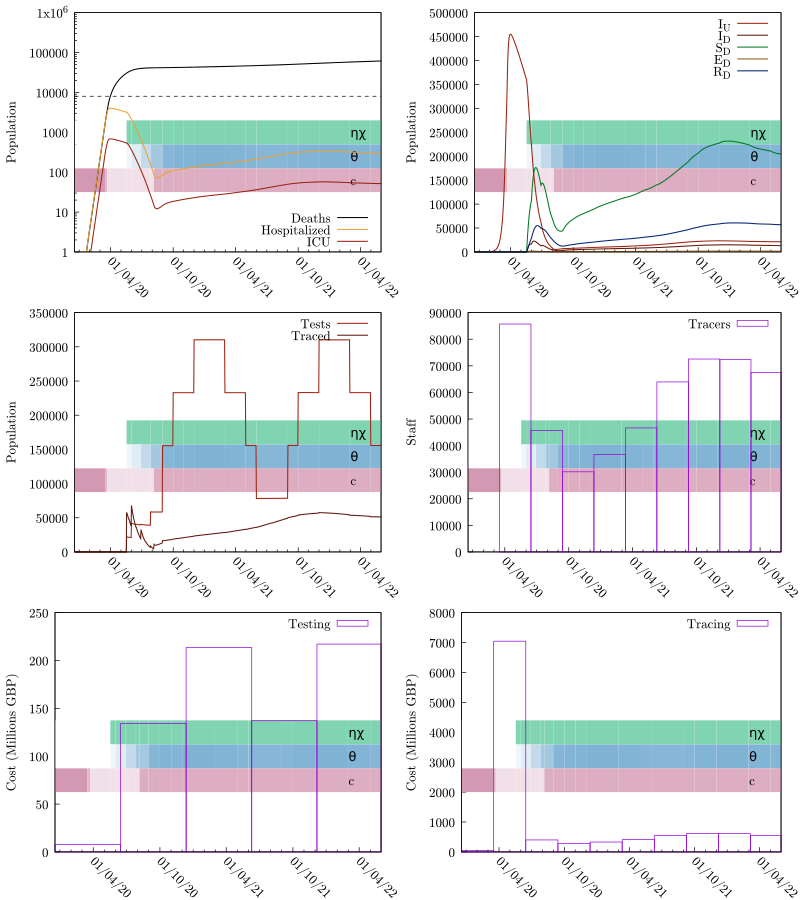

The gnuplot source for this figure:
set terminal pdfcairo color enhanced dashed font "cmr10,14" size 8,9
seed="ptti-scenario-4d-Trig30"
set output sprintf("%s.pdf", seed)
set multiplot layout 3,2
odefile=sprintf("%s-out-0.tsv", seed)
ttfile=sprintf("%s-out-0-testtrace.tsv", seed)
trfile=sprintf("%s-out-0-trcosts.tsv", seed)
tefile=sprintf("%s-out-0-tecosts.tsv", seed)
etimesfile=sprintf("%s-events.gp", seed)

set tics nomirror
set ylabel 'Population'

set yrange [0:]

set style fill transparent solid 0.25 noborder

# Colors
color_SU = '#00aa55'
color_SD = '#007722'

color_EU = '#eba134'
color_ED = '#945e0f'

color_IU = '#9c210e'
color_ID = '#5e160b'

color_RU = '#0055aa'
color_RD = '#002277'

# These are from the economic model inputs
Hospitalized_Pct_Deaths=0.44
ICU_Fatality=0.59
ICU_Pct=0.17
IFR=0.008
Non_ICU_Fatality=0.36

HF = IFR*Hospitalized_Pct_Deaths/(ICU_Pct*ICU_Fatality+(1-ICU_Pct)*Non_ICU_Fatality)
ICUF = HF*ICU_Pct

set key bottom right
set xdata time
set timefmt "%Y-%m-%d %H:%M:%S"
set format x "%d/%m/%y"

load etimesfile

set xtics rotate by -45 3600*24*30*6

set yrange [1:1e6]
set log y

set arrow from graph 0, first 8000 to graph 1, first 8000 nohead lc 0 dt '--'
plot odefile u 1:(($9+$10)*IFR) w l lw 1.5 lc 0 ti "Deaths", "" u 1:(($7+$8)*HF) w l lw 1.5 lc rgb color_EU ti "Hospitalized", "" u 1:(($7+$8)*ICUF) w l lw 1.5 lc rgb color_IU ti "ICU"

unset log y
unset arrow

set autoscale y
set yrange [0:]
set key top right

# set y2tics 0.5
# set y2range [0:4]

plot odefile u 1:7 w l lw 1.5 lc rgb color_IU ti "I_U", odefile u 1:8 w l lw 1.5 lc rgb color_ID ti "I_D", \
     odefile u 1:4 w l lw 1.5 lc rgb color_SD ti "S_D", odefile u 1:6 w l lw 1.5 lc rgb color_ED ti "E_D", \
     odefile u 1:10 w l lw 1.5 lc rgb color_RD ti "R_D"#, odefile u 1:13 w l axis x1y2 lc 0 ti "R"


plot ttfile u 1:3 w l lw 1.5 lc rgb color_IU ti "Tests", ttfile u 1:4 w l lw 1.5 lc rgb color_ID ti "Traced"

unset log y
unset yrange
set autoscale y
set style fill empty

set ylabel "Staff"
plot trfile u 1:5 w boxes ti "Tracers"

set ylabel "Cost (Millions GBP)"
plot tefile u 1:($5/1000000) w boxes ti "Testing"
plot trfile u 1:($6/1000000) w boxes ti "Tracing"

unset multiplot
set output
